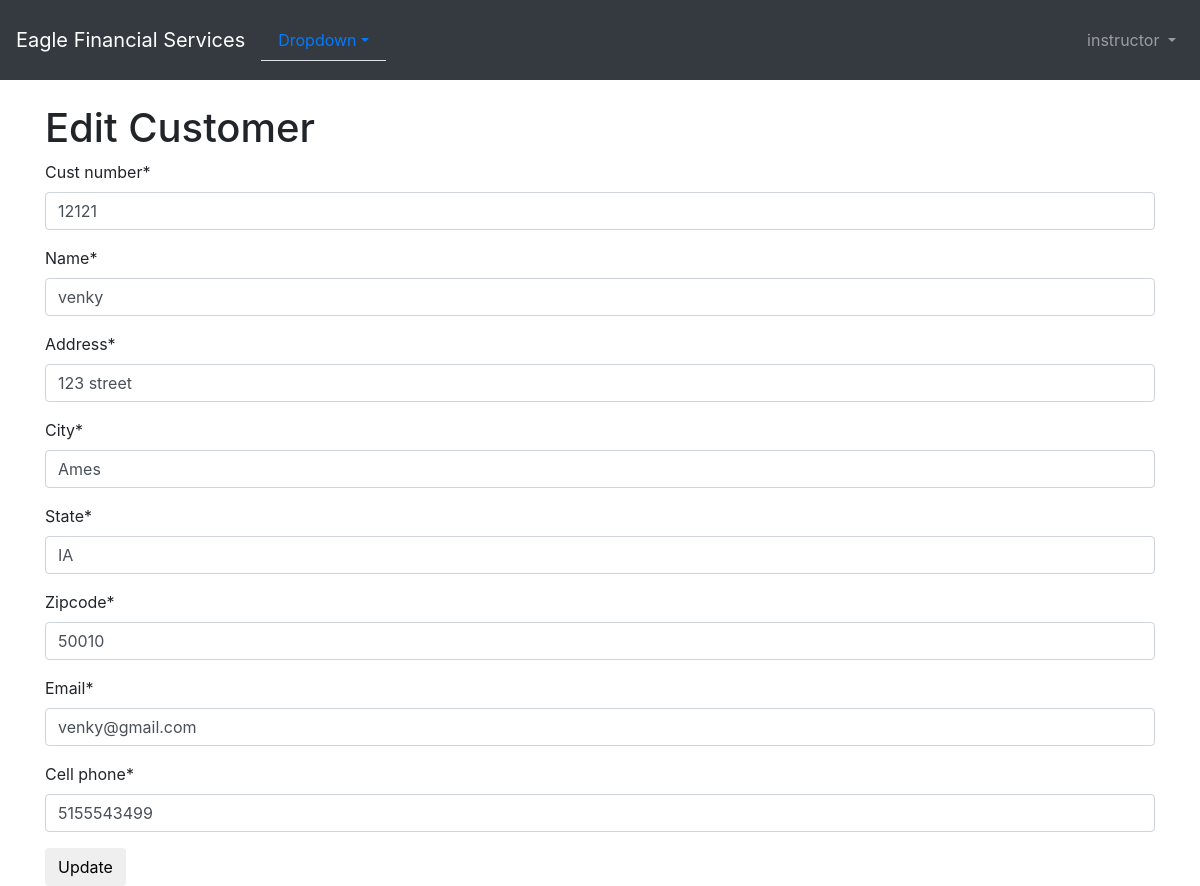
Screenshot of /customer/1/edit/ (signed in) with the database file from the repository.
### users/models.py (models this page shows, shortened)
class CustomUser(AbstractUser):
    first_name = models.CharField(max_length=20)
    last_name = models.CharField(max_length = 20)
    email  = models.EmailField(max_length=25)
    is_customer = models.BooleanField('customer', default=True)
    is_FinancialAdvisor = models.BooleanField('FinancialAdvisor', default=False,
                                              help_text='check it if you want to sign up as Financial Advisor')

### portfolio/models.py (models this page shows, shortened)
class Customer(models.Model):
    user = models.ForeignKey(CustomUser, on_delete=models.CASCADE,)
    name = models.CharField(max_length=50)
    address = models.CharField(max_length=200)
    cust_number = models.IntegerField(blank=False, null=False)
    city = models.CharField(max_length=50)
    state = models.CharField(max_length=50)
    zipcode = models.CharField(max_length=10)
    email = models.EmailField(max_length=200)
    cell_phone = models.CharField(max_length=50)
    created_date = models.DateTimeField(
        default=timezone.now)
    updated_date = models.DateTimeField(auto_now_add=True)

### portfolio/views.py (the view)
# urls.py: path('customer/<int:pk>/edit/', views.customer_edit, name='customer_edit'),
@user_passes_test(lambda user: user.is_superuser or user.is_FinancialAdvisor)
@login_required
def customer_edit(request, pk):
   customer = get_object_or_404(Customer, pk=pk)
   if request.method == "POST":
       form = CustomerForm(request.POST, instance=customer)
       if form.is_valid():
           customerform = form.save(commit=False)
           customerform.save()
           messages.success(request, f'Your Customer has been updated')
           return redirect('/customer_list/')
   else:
       customerform = CustomerForm(instance=customer)
   return render(request, 'portfolio/customer_edit.html', {'customerform': customerform})

### portfolio/forms.py
class CustomerForm(forms.ModelForm):
    class Meta:
        model = Customer
        fields = ('cust_number', 'name', 'address', 'city', 'state', 'zipcode', 'email', 'cell_phone',)

### portfolio/templates/portfolio/customer_edit.html
{% extends 'portfolio/base.html' %}
{% load crispy_forms_tags %}
{% block content %}
    <h1>Edit Customer</h1>
    <form method="POST" class="customer-form">{% csrf_token %}
        {{ customerform|crispy }}
        <button type="submit" class="save btn btn-default">Update</button>
    </form>
{% endblock %}

### portfolio/templates/portfolio/base.html (shortened to what this page needs)
<!doctype html>
<html lang="en">
  <head>
    <link rel="stylesheet" href="https://stackpath.bootstrapcdn.com/bootstrap/4.1.3/css/bootstrap.min.css">
  </head>
    <body>
    <nav class="navbar navbar-expand-md navbar-dark bg-dark mb-4" style=" height: 80px;">
      <a class="navbar-brand" href="{% url 'portfolio:home' %}">Eagle Financial Services</a>
        <ul class="nav nav-tabs" id="myTab" role="tablist">
         <li class="nav-item dropdown">
              <a class="nav-link dropdown-toggle" data-toggle="dropdown" href="#" role="button" aria-haspopup="true" aria-expanded="false">Dropdown</a>
        </li>
        </ul>
      <div class="collapse navbar-collapse" id="navbarCollapse">
        {% if user.is_authenticated %}
          <ul class="navbar-nav ml-auto">
            <li class="nav-item">
              <a class="nav-link dropdown-toggle" href="#" id="userMenu"\
              data-toggle="dropdown" aria-haspopup="true" aria-expanded\
              ="false">
                {{ user.username }}
              </a>
            </li>
          </ul>
        {% endif %}
      </div>
    </nav>
    <div class="container">
      {% block content %}
      {% endblock content %}
    </div>
  </body>
</html>

### rows the page displays
CustomUser: username "instructor"
Customer: cust_number "12121", name "venky", address "123 street", city "Ames", state "IA", zipcode "50010", email "venky@gmail.com", cell_phone "5155543499"
